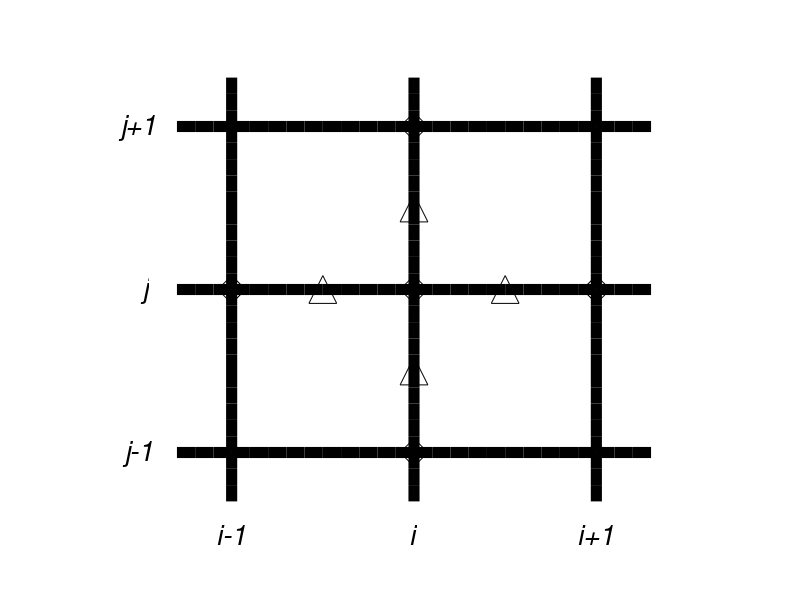

This chart was generated by the following MATLAB code:
function makestencil
% MAKESTENCIL   Plot a stencil.  Works under Matlab better than Octave, especially
% because saving the figures sucks under Octave.

msize=20;

basic(1) % stencil for non-constant diffusivity
hold on
plot([-0.5 0.5 0 0], [0 0 -0.5 0.5], '^k', 'Markersize',msize)
plot([-1 0 1 0 0], [0 0 0 -1 1], 'dk', 'Markersize',msize)
hold off
% to create .eps in Octave:
%print -depsc2 ../pdffigs/diffstencil.eps
print -dpdf diffstencil.pdf

   function basic(i)
   figure(i)
   lwidth = 8.0;

   % make the grid
   x=-1.3:0.1:1.3;
   plot(x,[-ones(size(x)); zeros(size(x)); ones(size(x))]','k',...
       'LineWidth',lwidth)
   axis([-1.7 1.7 -1.5 1.5])
   axis off
   hold on
   plot([-ones(size(x)); zeros(size(x)); ones(size(x))]',x,'k',...
       'LineWidth',lwidth)

   % label the regular grid positions
   fsize = 20;
   text(-1,-1.5,'i-1','FontSize',fsize,'FontAngle','italic',...
      'HorizontalAlignment','center')
   text(0,-1.5,'i','FontSize',fsize,'FontAngle','italic',...
      'HorizontalAlignment','center')
   text(1,-1.5,'i+1','FontSize',fsize,'FontAngle','italic',...
      'HorizontalAlignment','center')
   text(-1.6,-1,'j-1','FontSize',fsize,'FontAngle','italic')
   text(-1.5,0,'j','FontSize',fsize,'FontAngle','italic')
   text(-1.62,1,'j+1','FontSize',fsize,'FontAngle','italic')
   hold off

